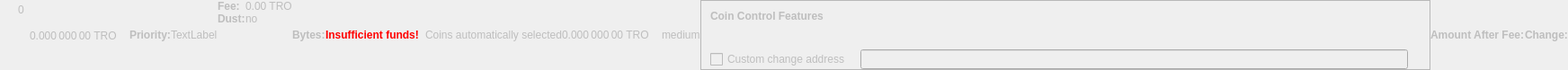
    <widget class="QWidget" name="dummyHideWidget" native="true">
     <property name="enabled">
      <bool>false</bool>
     </property>
     <property name="maximumSize">
      <size>
       <width>100</width>
       <height>22</height>
      </size>
     </property>
     <layout class="QHBoxLayout" name="dummyHideLayout">
      <property name="spacing">
       <number>0</number>
      </property>
      <property name="leftMargin">
       <number>0</number>
      </property>
      <property name="topMargin">
       <number>0</number>
      </property>
      <property name="rightMargin">
       <number>0</number>
      </property>
      <property name="bottomMargin">
       <number>0</number>
      </property>
      <item>
       <layout class="QFormLayout" name="formLayoutCoinControl1">
        <property name="horizontalSpacing">
         <number>10</number>
        </property>
        <property name="verticalSpacing">
         <number>14</number>
        </property>
        <property name="leftMargin">
         <number>10</number>
        </property>
        <property name="topMargin">
         <number>4</number>
        </property>
        <property name="rightMargin">
         <number>6</number>
        </property>
        <item row="0" column="1">
         <widget class="QLabel" name="labelCoinControlBytes">
          <property name="cursor">
           <cursorShape>IBeamCursor</cursorShape>
          </property>
          <property name="contextMenuPolicy">
           <enum>Qt::ActionsContextMenu</enum>
          </property>
          <property name="text">
           <string notr="true">0</string>
          </property>
          <property name="textInteractionFlags">
           <set>Qt::LinksAccessibleByMouse|Qt::TextSelectableByKeyboard|Qt::TextSelectableByMouse</set>
          </property>
         </widget>
        </item>
       </layout>
      </item>
      <item>
       <widget class="QLabel" name="labelCoinControlAfterFee">
        <property name="enabled">
         <bool>false</bool>
        </property>
        <property name="sizePolicy">
         <sizepolicy hsizetype="Fixed" vsizetype="Fixed">
          <horstretch>0</horstretch>
          <verstretch>0</verstretch>
         </sizepolicy>
        </property>
        <property name="minimumSize">
         <size>
          <width>111</width>
          <height>12</height>
         </size>
        </property>
        <property name="maximumSize">
         <size>
          <width>111</width>
          <height>12</height>
         </size>
        </property>
        <property name="cursor">
         <cursorShape>IBeamCursor</cursorShape>
        </property>
        <property name="contextMenuPolicy">
         <enum>Qt::ActionsContextMenu</enum>
        </property>
        <property name="text">
         <string notr="true">0.000 000 00 TRO</string>
        </property>
        <property name="textInteractionFlags">
         <set>Qt::LinksAccessibleByMouse|Qt::TextSelectableByKeyboard|Qt::TextSelectableByMouse</set>
        </property>
       </widget>
      </item>
      <item>
       <widget class="QLabel" name="labelCoinControlPriorityText">
        <property name="enabled">
         <bool>false</bool>
        </property>
        <property name="font">
         <font>
          <weight>75</weight>
          <bold>true</bold>
         </font>
        </property>
        <property name="text">
         <string>Priority:</string>
        </property>
       </widget>
      </item>
      <item>
       <layout class="QHBoxLayout" name="horizontalLayout">
        <item>
         <widget class="QLabel" name="WarningLabel">
          <property name="text">
           <string>TextLabel</string>
          </property>
         </widget>
        </item>
       </layout>
      </item>
      <item>
       <layout class="QFormLayout" name="formLayoutCoinControl3">
        <property name="horizontalSpacing">
         <number>0</number>
        </property>
        <property name="verticalSpacing">
         <number>0</number>
        </property>
        <property name="leftMargin">
         <number>0</number>
        </property>
        <property name="topMargin">
         <number>0</number>
        </property>
        <property name="rightMargin">
         <number>0</number>
        </property>
        <item row="0" column="0">
         <widget class="QLabel" name="labelCoinControlFeeText">
          <property name="enabled">
           <bool>false</bool>
          </property>
          <property name="font">
           <font>
            <weight>75</weight>
            <bold>true</bold>
           </font>
          </property>
          <property name="text">
           <string>Fee:</string>
          </property>
          <property name="margin">
           <number>0</number>
          </property>
         </widget>
        </item>
        <item row="0" column="1">
         <widget class="QLabel" name="labelCoinControlFee">
          <property name="enabled">
           <bool>false</bool>
          </property>
          <property name="cursor">
           <cursorShape>IBeamCursor</cursorShape>
          </property>
          <property name="contextMenuPolicy">
           <enum>Qt::ActionsContextMenu</enum>
          </property>
          <property name="text">
           <string notr="true">0.00 TRO</string>
          </property>
          <property name="textInteractionFlags">
           <set>Qt::LinksAccessibleByMouse|Qt::TextSelectableByKeyboard|Qt::TextSelectableByMouse</set>
          </property>
         </widget>
        </item>
        <item row="1" column="0">
         <widget class="QLabel" name="labelCoinControlLowOutputText">
          <property name="enabled">
           <bool>false</bool>
          </property>
          <property name="font">
           <font>
            <weight>75</weight>
            <bold>true</bold>
           </font>
          </property>
          <property name="text">
           <string>Dust:</string>
          </property>
         </widget>
        </item>
        <item row="1" column="1">
         <widget class="QLabel" name="labelCoinControlLowOutput">
          <property name="enabled">
           <bool>false</bool>
          </property>
          <property name="cursor">
           <cursorShape>IBeamCursor</cursorShape>
          </property>
          <property name="contextMenuPolicy">
           <enum>Qt::ActionsContextMenu</enum>
          </property>
          <property name="text">
           <string>no</string>
          </property>
          <property name="textInteractionFlags">
           <set>Qt::LinksAccessibleByMouse|Qt::TextSelectableByKeyboard|Qt::TextSelectableByMouse</set>
          </property>
         </widget>
        </item>
       </layout>
      </item>
      <item>
       <widget class="QLabel" name="labelCoinControlBytesText">
        <property name="enabled">
         <bool>false</bool>
        </property>
        <property name="font">
         <font>
          <weight>75</weight>
          <bold>true</bold>
         </font>
        </property>
        <property name="text">
         <string>Bytes:</string>
        </property>
       </widget>
      </item>
      <item>
       <layout class="QFormLayout" name="formLayoutCoinControl2">
        <property name="horizontalSpacing">
         <number>0</number>
        </property>
        <property name="verticalSpacing">
         <number>0</number>
        </property>
        <property name="leftMargin">
         <number>0</number>
        </property>
        <property name="topMargin">
         <number>0</number>
        </property>
        <property name="rightMargin">
         <number>0</number>
        </property>
       </layout>
      </item>
      <item>
       <layout class="QHBoxLayout" name="horizontalLayoutCoinControl2">
        <property name="spacing">
         <number>0</number>
        </property>
        <property name="bottomMargin">
         <number>0</number>
        </property>
       </layout>
      </item>
      <item>
       <widget class="QLabel" name="labelCoinControlInsuffFunds">
        <property name="enabled">
         <bool>false</bool>
        </property>
        <property name="minimumSize">
         <size>
          <width>0</width>
          <height>0</height>
         </size>
        </property>
        <property name="font">
         <font>
          <weight>75</weight>
          <bold>true</bold>
         </font>
        </property>
        <property name="styleSheet">
         <string notr="true">color:red;font-weight:bold;</string>
        </property>
        <property name="text">
         <string>Insufficient funds!</string>
        </property>
        <property name="margin">
         <number>5</number>
        </property>
       </widget>
      </item>
      <item>
       <layout class="QFormLayout" name="formLayoutCoinControl4">
        <property name="horizontalSpacing">
         <number>0</number>
        </property>
        <property name="verticalSpacing">
         <number>0</number>
        </property>
        <property name="leftMargin">
         <number>0</number>
        </property>
        <property name="topMargin">
         <number>0</number>
        </property>
        <property name="rightMargin">
         <number>0</number>
        </property>
       </layout>
      </item>
      <item>
       <widget class="QLabel" name="labelCoinControlChangeLabel">
        <property name="enabled">
         <bool>false</bool>
        </property>
        <property name="sizePolicy">
         <sizepolicy hsizetype="Preferred" vsizetype="Expanding">
          <horstretch>0</horstretch>
          <verstretch>0</verstretch>
         </sizepolicy>
        </property>
        <property name="minimumSize">
         <size>
          <width>0</width>
          <height>0</height>
         </size>
        </property>
        <property name="text">
         <string/>
        </property>
        <property name="margin">
         <number>3</number>
        </property>
       </widget>
      </item>
      <item>
       <widget class="QLabel" name="labelCoinControlAutomaticallySelected">
        <property name="enabled">
         <bool>false</bool>
        </property>
        <property name="sizePolicy">
         <sizepolicy hsizetype="Fixed" vsizetype="Fixed">
          <horstretch>0</horstretch>
          <verstretch>0</verstretch>
         </sizepolicy>
        </property>
        <property name="minimumSize">
         <size>
          <width>0</width>
          <height>0</height>
         </size>
        </property>
        <property name="maximumSize">
         <size>
          <width>240</width>
          <height>16777215</height>
         </size>
        </property>
        <property name="text">
         <string>Coins automatically selected</string>
        </property>
        <property name="margin">
         <number>5</number>
        </property>
       </widget>
      </item>
      <item>
       <widget class="QLabel" name="labelCoinControlChange">
        <property name="enabled">
         <bool>false</bool>
        </property>
        <property name="sizePolicy">
         <sizepolicy hsizetype="Fixed" vsizetype="Fixed">
          <horstretch>0</horstretch>
          <verstretch>0</verstretch>
         </sizepolicy>
        </property>
        <property name="minimumSize">
         <size>
          <width>111</width>
          <height>0</height>
         </size>
        </property>
        <property name="maximumSize">
         <size>
          <width>111</width>
          <height>16777215</height>
         </size>
        </property>
        <property name="cursor">
         <cursorShape>IBeamCursor</cursorShape>
        </property>
        <property name="contextMenuPolicy">
         <enum>Qt::ActionsContextMenu</enum>
        </property>
        <property name="text">
         <string notr="true">0.000 000 00 TRO</string>
        </property>
        <property name="textInteractionFlags">
         <set>Qt::LinksAccessibleByMouse|Qt::TextSelectableByKeyboard|Qt::TextSelectableByMouse</set>
        </property>
       </widget>
      </item>
      <item>
       <widget class="QLabel" name="labelCoinControlPriority">
        <property name="enabled">
         <bool>false</bool>
        </property>
        <property name="cursor">
         <cursorShape>IBeamCursor</cursorShape>
        </property>
        <property name="contextMenuPolicy">
         <enum>Qt::ActionsContextMenu</enum>
        </property>
        <property name="text">
         <string>medium</string>
        </property>
        <property name="textInteractionFlags">
         <set>Qt::LinksAccessibleByMouse|Qt::TextSelectableByKeyboard|Qt::TextSelectableByMouse</set>
        </property>
       </widget>
      </item>
      <item>
       <widget class="QFrame" name="frameCoinControl">
        <property name="sizePolicy">
         <sizepolicy hsizetype="Expanding" vsizetype="Expanding">
          <horstretch>0</horstretch>
          <verstretch>0</verstretch>
         </sizepolicy>
        </property>
        <property name="maximumSize">
         <size>
          <width>16777215</width>
          <height>16777215</height>
         </size>
        </property>
        <property name="frameShape">
         <enum>QFrame::StyledPanel</enum>
        </property>
        <property name="frameShadow">
         <enum>QFrame::Sunken</enum>
        </property>
        <layout class="QVBoxLayout" name="verticalLayoutCoinControl2_2">
         <property name="spacing">
          <number>0</number>
         </property>
         <property name="leftMargin">
          <number>0</number>
         </property>
         <property name="topMargin">
          <number>0</number>
         </property>
         <property name="rightMargin">
          <number>0</number>
         </property>
         <property name="bottomMargin">
          <number>0</number>
         </property>
         <item>
          <layout class="QVBoxLayout" name="verticalLayoutCoinControl" stretch="0,0,0,1">
           <property name="spacing">
            <number>0</number>
           </property>
           <property name="leftMargin">
            <number>10</number>
           </property>
           <property name="topMargin">
            <number>10</number>
           </property>
           <item>
            <layout class="QHBoxLayout" name="horizontalLayoutCoinControl1">
             <property name="bottomMargin">
              <number>15</number>
             </property>
             <item>
              <widget class="QLabel" name="labelCoinControlFeatures">
               <property name="enabled">
                <bool>false</bool>
               </property>
               <property name="sizePolicy">
                <sizepolicy hsizetype="Preferred" vsizetype="Maximum">
                 <horstretch>0</horstretch>
                 <verstretch>0</verstretch>
                </sizepolicy>
               </property>
               <property name="font">
                <font>
                 <weight>75</weight>
                 <bold>true</bold>
                </font>
               </property>
               <property name="styleSheet">
                <string notr="true">font-weight:bold;</string>
               </property>
               <property name="text">
                <string>Coin Control Features</string>
               </property>
              </widget>
             </item>
            </layout>
           </item>
           <item>
            <widget class="QWidget" name="widgetCoinControl" native="true">
             <property name="sizePolicy">
              <sizepolicy hsizetype="Preferred" vsizetype="Preferred">
               <horstretch>0</horstretch>
               <verstretch>0</verstretch>
              </sizepolicy>
             </property>
             <property name="minimumSize">
              <size>
               <width>0</width>
               <height>0</height>
              </size>
             </property>
             <property name="styleSheet">
              <string notr="true"/>
             </property>
             <layout class="QHBoxLayout" name="horizontalLayoutCoinControl5_2">
              <property name="leftMargin">
               <number>0</number>
              </property>
              <property name="topMargin">
               <number>0</number>
              </property>
              <property name="rightMargin">
               <number>0</number>
              </property>
              <property name="bottomMargin">
               <number>0</number>
              </property>
              <item>
               <layout class="QHBoxLayout" name="horizontalLayoutCoinControl3">
                <property name="spacing">
                 <number>20</number>
                </property>
                <property name="topMargin">
                 <number>0</number>
                </property>
                <property name="bottomMargin">
                 <number>10</number>
                </property>
               </layout>
              </item>
             </layout>
            </widget>
           </item>
           <item>
            <layout class="QHBoxLayout" name="horizontalLayoutCoinControl4" stretch="0,0,0">
             <property name="spacing">
              <number>12</number>
             </property>
             <property name="sizeConstraint">
              <enum>QLayout::SetDefaultConstraint</enum>
             </property>
             <property name="topMargin">
              <number>5</number>
             </property>
             <property name="rightMargin">
              <number>5</number>
             </property>
             <item>
              <widget class="QCheckBox" name="checkBoxCoinControlChange">
               <property name="enabled">
                <bool>false</bool>
               </property>
               <property name="toolTip">
                <string>If this is activated, but the change address is empty or invalid, change will be sent to a newly generated address.</string>
               </property>
               <property name="text">
                <string>Custom change address</string>
               </property>
              </widget>
             </item>
             <item>
              <widget class="QValidatedLineEdit" name="lineEditCoinControlChange">
               <property name="enabled">
                <bool>false</bool>
               </property>
               <property name="sizePolicy">
                <sizepolicy hsizetype="Expanding" vsizetype="Fixed">
                 <horstretch>0</horstretch>
                 <verstretch>0</verstretch>
                </sizepolicy>
               </property>
              </widget>
             </item>
             <item>
              <widget class="QLabel" name="labelCoinControlChangeLabel_2">
               <property name="sizePolicy">
                <sizepolicy hsizetype="Preferred" vsizetype="Expanding">
                 <horstretch>0</horstretch>
                 <verstretch>0</verstretch>
                </sizepolicy>
               </property>
               <property name="minimumSize">
                <size>
                 <width>0</width>
                 <height>0</height>
                </size>
               </property>
               <property name="text">
                <string/>
               </property>
               <property name="margin">
                <number>3</number>
               </property>
              </widget>
             </item>
            </layout>
           </item>
           <item>
            <spacer name="verticalSpacerCoinControl">
             <property name="orientation">
              <enum>Qt::Vertical</enum>
             </property>
             <property name="sizeHint" stdset="0">
              <size>
               <width>800</width>
               <height>1</height>
              </size>
             </property>
            </spacer>
           </item>
          </layout>
         </item>
        </layout>
       </widget>
      </item>
      <item>
       <widget class="QLabel" name="labelCoinControlAfterFeeText">
        <property name="enabled">
         <bool>false</bool>
        </property>
        <property name="minimumSize">
         <size>
          <width>0</width>
          <height>0</height>
         </size>
        </property>
        <property name="maximumSize">
         <size>
          <width>16777215</width>
          <height>16777215</height>
         </size>
        </property>
        <property name="font">
         <font>
          <weight>75</weight>
          <bold>true</bold>
         </font>
        </property>
        <property name="text">
         <string>Amount After Fee:</string>
        </property>
        <property name="alignment">
         <set>Qt::AlignLeading|Qt::AlignLeft|Qt::AlignVCenter</set>
        </property>
        <property name="margin">
         <number>0</number>
        </property>
       </widget>
      </item>
      <item>
       <widget class="QLabel" name="labelCoinControlChangeText">
        <property name="enabled">
         <bool>false</bool>
        </property>
        <property name="sizePolicy">
         <sizepolicy hsizetype="Preferred" vsizetype="Preferred">
          <horstretch>0</horstretch>
          <verstretch>0</verstretch>
         </sizepolicy>
        </property>
        <property name="minimumSize">
         <size>
          <width>0</width>
          <height>0</height>
         </size>
        </property>
        <property name="maximumSize">
         <size>
          <width>16777215</width>
          <height>16777215</height>
         </size>
        </property>
        <property name="font">
         <font>
          <weight>75</weight>
          <bold>true</bold>
         </font>
        </property>
        <property name="text">
         <string>Change:</string>
        </property>
        <property name="alignment">
         <set>Qt::AlignLeading|Qt::AlignLeft|Qt::AlignVCenter</set>
        </property>
       </widget>
      </item>
     </layout>
    </widget>
